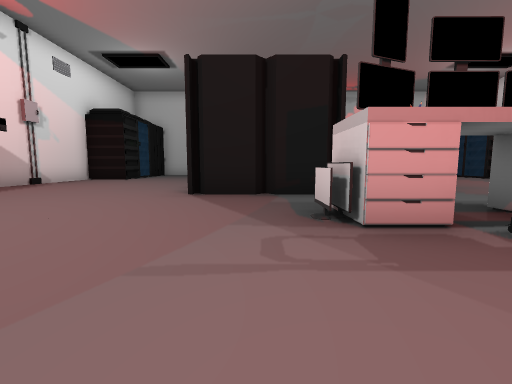
View 1 (above)

16 first-person views from a walk through a scene from a Unity 3-D project. The camera is 1.2 m above the floor, tilts 6° down and sees 90° across. The floor is counted in squares, 2 m on a side. Each view is taken from the middle of a square. On the plan, view 1 faces up. The plan holds only what a view shows up to about 9 squares ahead; the rest is blank. The player character is not drawn.

View 2
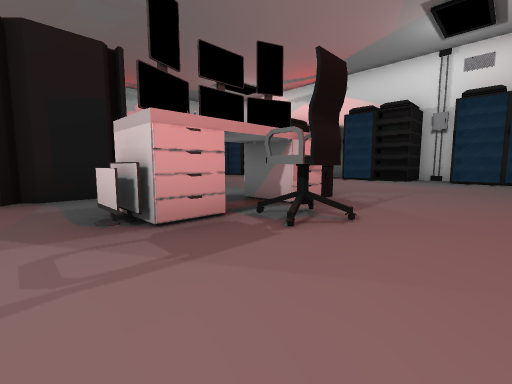

View 3
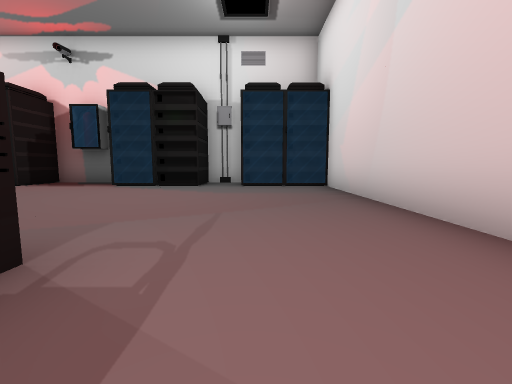

View 4
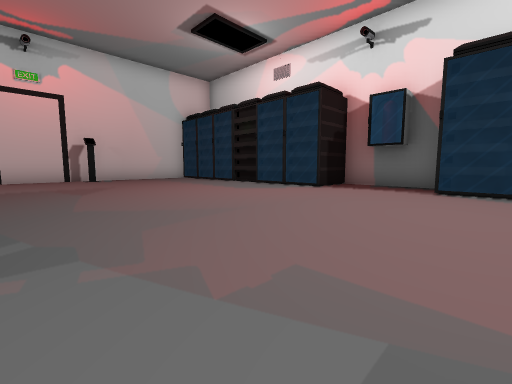

View 5
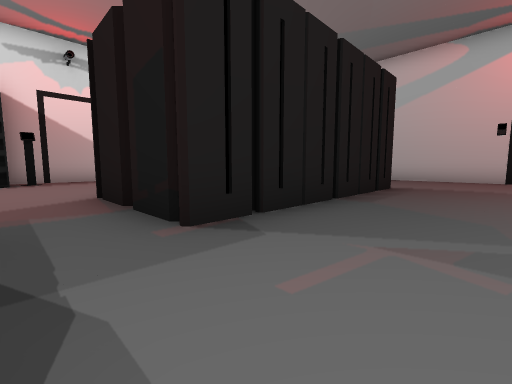

View 6
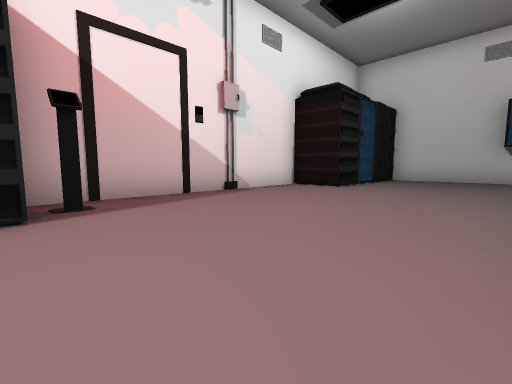

View 7
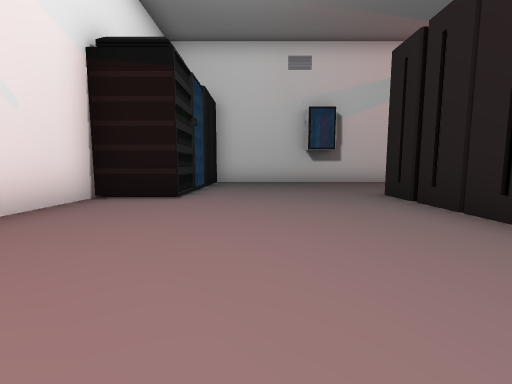

View 8
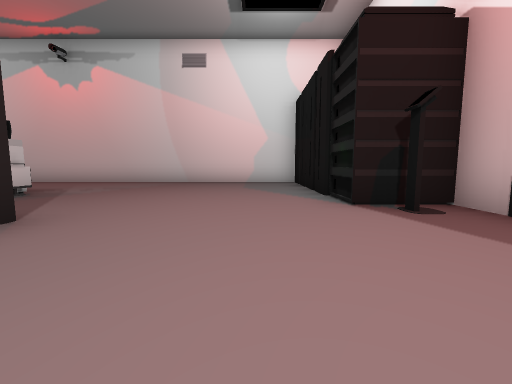

View 9
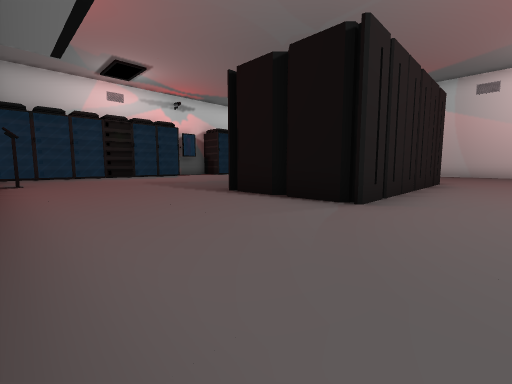

View 10
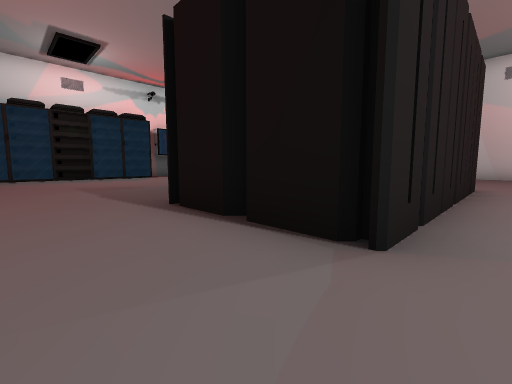

View 11
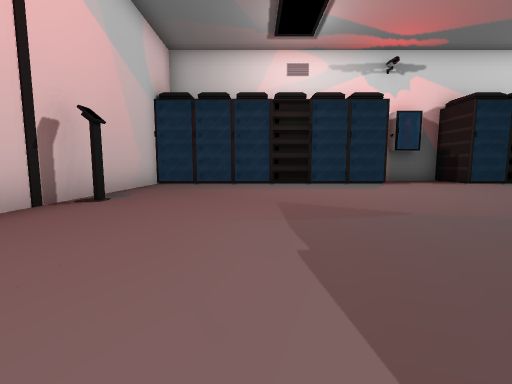

View 12
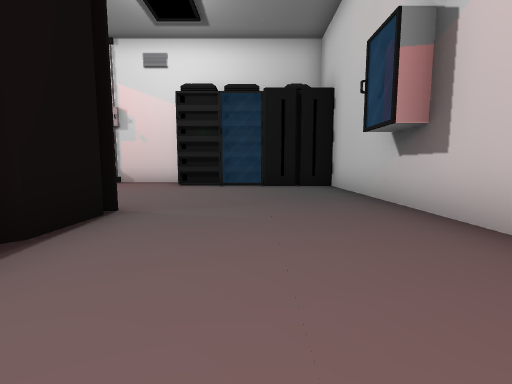

View 13
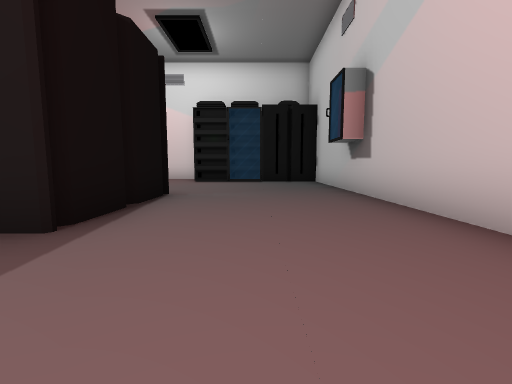

View 14
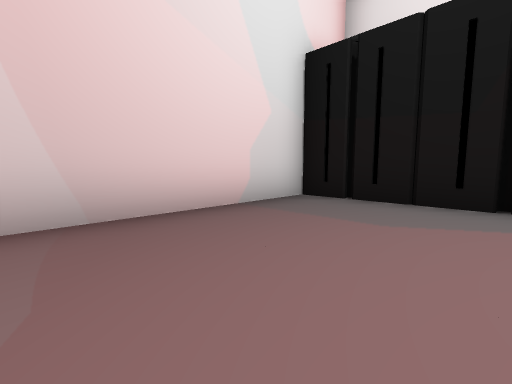

View 15
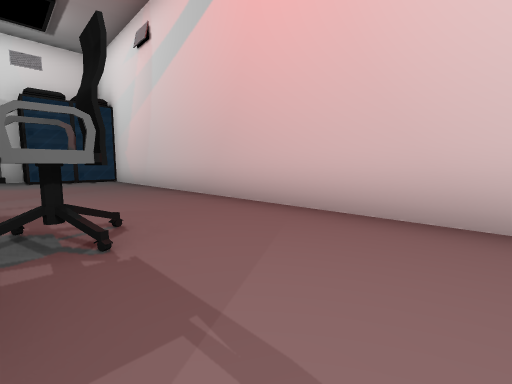

View 16
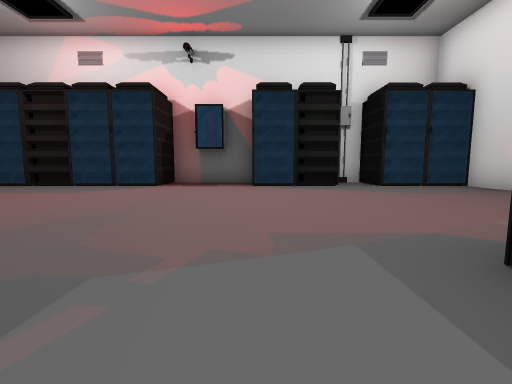

### Floor plan
Key: @ floor where view 1 was taken; # wall or solid block; . floor; = window, fence, low wall or low ledge; S server; C chair; M computer; O other object.
Columns run from 7 left of view 1 to 12 right of it. Each row starts with its distance up from view 1.
 16  ##################
 15  #...............S=
 14  #................#
 13  S...............S=
 12 ##...............S
 11 #S....S##........S
 10 #.....## S.......S=
  9 #.....#  .........##
  8 #.....S  S.......S=#
  7 #.....S  ..........#
  6 #.....S# S.........#
  5 ##...............S=#
  4 #S................=#
  3 ##......OO.M.....S##
  2  #S......C.........#
  1  #...............S=#
  0  #S....@.........S=#
 -1  ##################

Where each view was taken, in squares from view 1:
view 1: 0 up, 0 right, facing up
view 2: 0 up, 0 right, facing up-right
view 3: 1 up, 3 right, facing right
view 4: 4 up, 4 right, facing up-right
view 5: 4 up, 4 right, facing up-left
view 6: 4 up, 2 left, facing up-left
view 7: 6 up, 4 left, facing up
view 8: 8 up, 4 left, facing down
view 9: 15 up, 3 left, facing down-right
view 10: 13 up, 2 left, facing down-right
view 11: 12 up, 2 right, facing right
view 12: 13 up, 2 right, facing left
view 13: 13 up, 4 right, facing left
view 14: 2 up, 1 left, facing down-left
view 15: 2 up, 0 right, facing down-right
view 16: 5 up, 3 right, facing right
